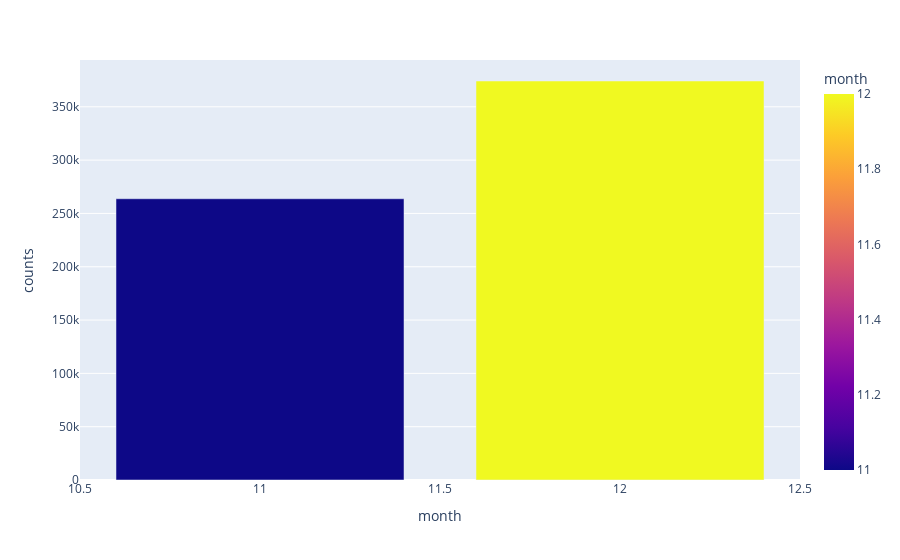

The cell this chart's notebook holds for it:
### Code cell
px.bar(data_frame=df1, x="month", y="counts", color="month", barmode="group")

### Figure 1 — Plotly figure (JSON) as saved in the notebook; plotly's stock layout.template omitted (floating-point values rounded to 4 significant figures)
{"data": [{"alignmentgroup": "True", "hovertemplate": "month=%{marker.color}<br>counts=%{y}<extra></extra>", "legendgroup": "", "marker": {"color": [11, 12], "coloraxis": "coloraxis", "pattern": {"shape": ""}}, "name": "", "offsetgroup": "", "orientation": "v", "showlegend": false, "textposition": "auto", "type": "bar", "x": [11, 12], "xaxis": "x", "y": [263771, 374205], "yaxis": "y"}], "layout": {"barmode": "group", "coloraxis": {"colorbar": {"title": {"text": "month"}}, "colorscale": [[0, "#0d0887"], [0.1111, "#46039f"], [0.2222, "#7201a8"], [0.3333, "#9c179e"], [0.4444, "#bd3786"], [0.5556, "#d8576b"], [0.6667, "#ed7953"], [0.7778, "#fb9f3a"], [0.8889, "#fdca26"], [1, "#f0f921"]]}, "legend": {"tracegroupgap": 0}, "margin": {"t": 60}, "xaxis": {"anchor": "y", "domain": [0, 1], "title": {"text": "month"}}, "yaxis": {"anchor": "x", "domain": [0, 1], "title": {"text": "counts"}}}}
